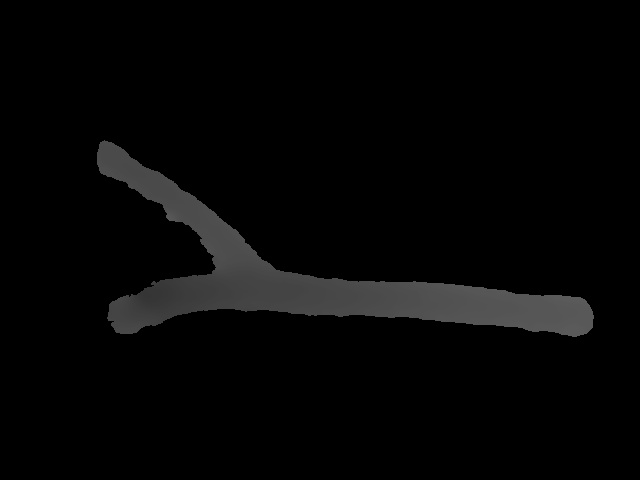
#> input picture Dataset/0_Raw/0001_depth_1.jpg, 640 x 480 px, given in place of 0001_depth_1.jpg_depth_1.jpg, which was not available
$ python image_remap.py Dataset/0_Raw/0001_depth_1.jpg   (Python 2 division)
#> lines starting #> are read from the running program, lines starting #| are printed output that depends on the picture; after the words box and inside, x2 and y2 are one past the last pixel; in counts of white or black regions, pixels touching at a corner belong together; pictures that were not available may be replaced by others from this repository, and a replacement may not be noted
import numpy as np
import cv2
import os
import sys

# Get name_number to identify which item in the dataset that you are working on
# Write in terminal after file name, i.e. python image_reposition.py 3
if len(sys.argv)>1: name_number = sys.argv[1]
else: name_number = 0
name_number = str(name_number).zfill(4)

# Import Images
path = os.path.join(os.path.expanduser('~'), 'git', 'branch_git', 'Dataset', '1_Repostioned')
filename1 = path+'/'+name_number+'_depth_1.jpg'
filename2 = path+'/'+name_number+'_depth_2.jpg'
img1 = cv2.imread(filename1,0)
#> img1 is the input picture: shape (480, 640); min 0, max 96, mean 5.8
img2 = cv2.imread(filename2,0)
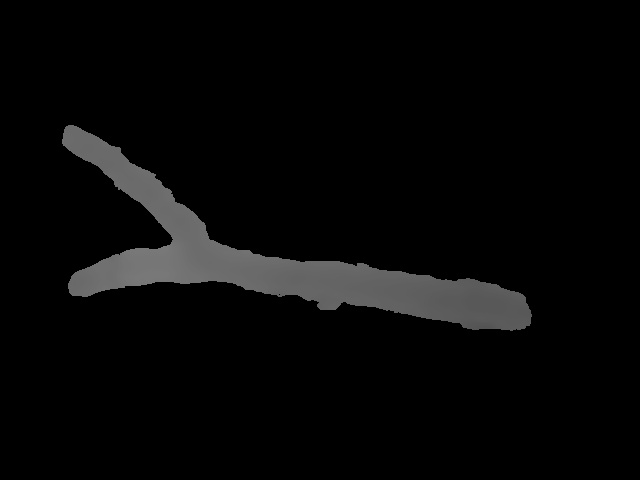
#> input picture Dataset/0_Raw/0001_depth_2.jpg, 640 x 480 px, given in place of 0001_depth_1.jpg_depth_2.jpg, which was not available
#> img2 is the input picture: shape (480, 640); min 0, max 125, mean 7.7

# Remap pixels
minimum = 30
maximum = 150
scale = 255/(maximum-minimum)
for i in range(len(img1)):
    for j in range(len(img1[0])):
        if img1[i][j] > minimum and img1[i][j] < maximum : img1[i][j] = (img1[i][j]-minimum)*scale
        if img2[i][j] > minimum and img2[i][j] < maximum : img2[i][j] = (img2[i][j]-minimum)*scale
#> img1: shape (480, 640); 7.66% of pixels changed, all inside (x1, y1, x2, y2) = (97, 140, 594, 337)
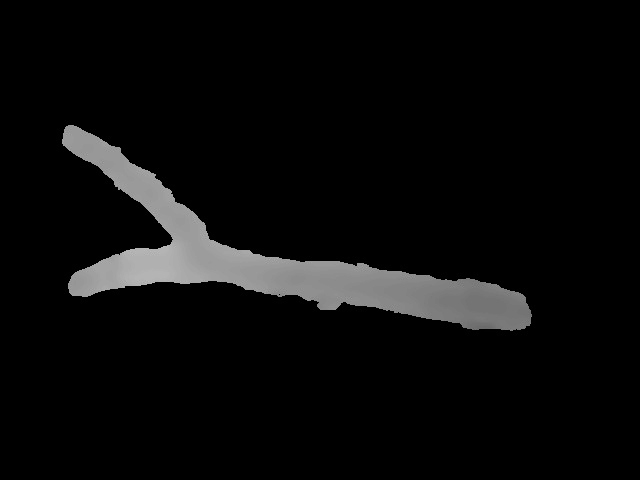
#> img2: shape (480, 640); 7.45% of pixels changed, all inside (x1, y1, x2, y2) = (62, 125, 532, 331)

# Stack both images horizontally
images = np.hstack((img1, img2))
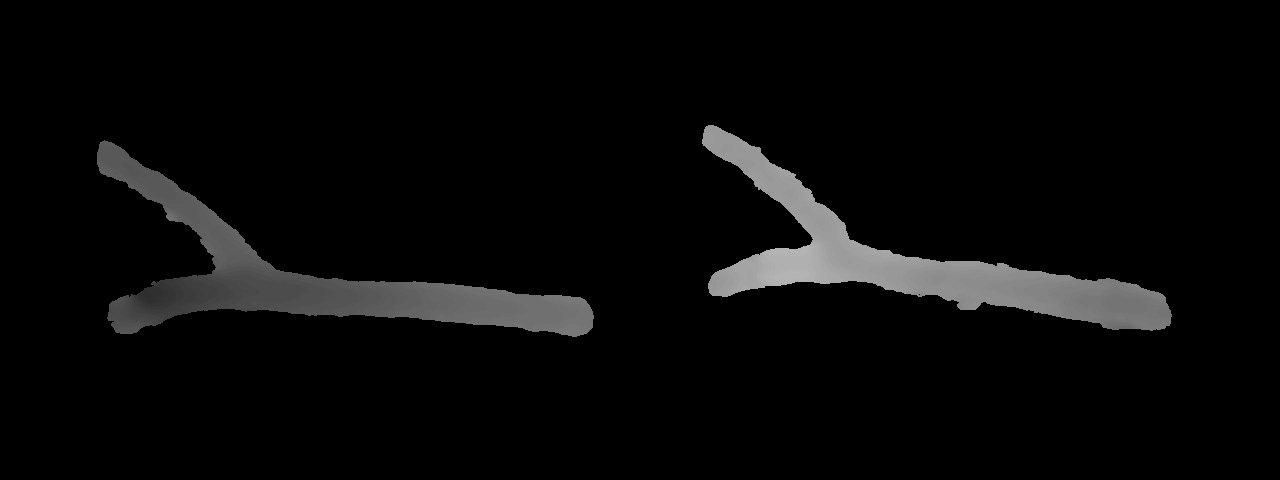
#> images: shape (480, 1280); min 0, max 190, mean 9

# Save Images for the dataset in folder 2_Remapped
path = os.path.join(os.path.expanduser('~'), 'git', 'branch_git', 'Dataset', '2_Remapped')
filename1 = path+'/'+name_number+'_depth_1.jpg'
filename2 = path+'/'+name_number+'_depth_2.jpg'
cv2.imwrite(filename1,img1)
cv2.imwrite(filename2,img2)
print 'Saved'

# Display images
cv2.imshow('images',images)
cv2.waitKey(0)
cv2.destroyAllWindows()
